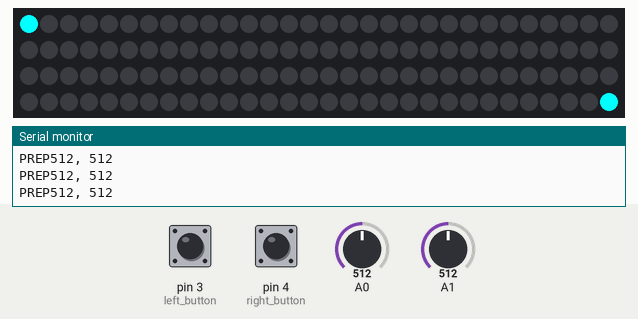
Recording of a sketch running on a simulated Arduino Uno, built with avr-gcc and run on an emulated ATmega328P. On the bench: 120 RGB LEDs in strip order, left to right, continuing on the next row, the last lines printed to the serial monitor. The test bench sets the inputs (shaded band); at power-on: pin 3 (left_button) HIGH, pin 4 (right_button) HIGH, A0 = 512, A1 = 512.

Above: at 0.93 s.
1.3 s: pin 3 (left_button) pulled LOW for 0.25 s
3.5 s: pin 4 (right_button) pulled LOW for 0.25 s
5.2 s: A0 set to 716
6.8 s: A1 set to 716
At 6.93 s:
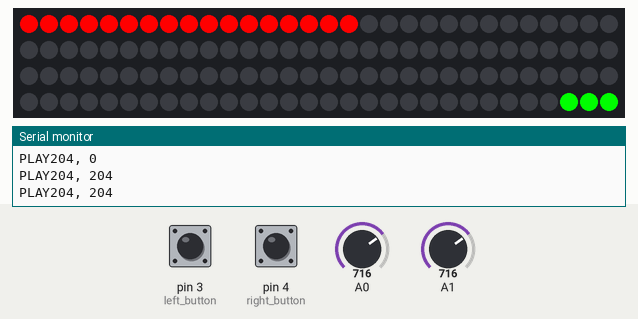
9.8 s: A0 set to 900
At 11.69 s:
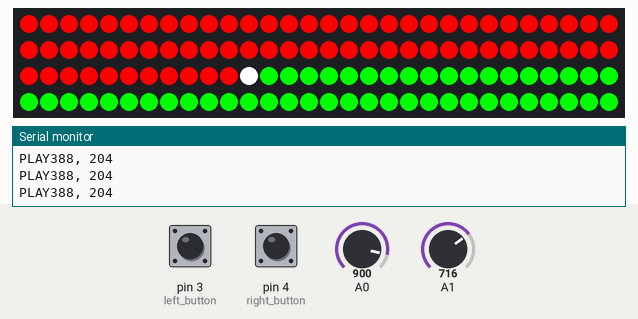
12.8 s: A1 set to 884
At 15.72 s:
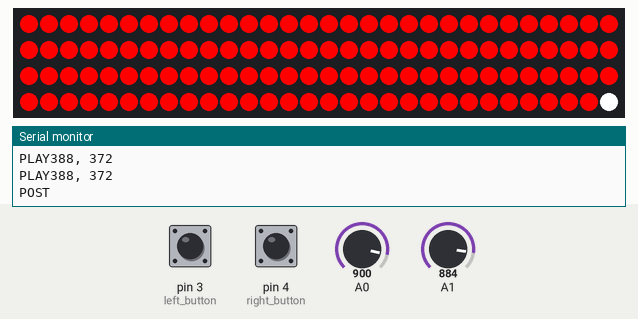

The sketch:

pushy.ino
```cpp
#include <Adafruit_NeoPixel.h>

Adafruit_NeoPixel strand( 120, 7, NEO_GRB+NEO_KHZ800);

int leftPixel = 0;    // index of left pixel
int leftSensor;       // input from left sensor
int leftNormal = 0;   // normal value for left player

int rightPixel = 119; // index of right pixel
int rightSensor;      // input from right sensor
int rightNormal = 0;  // normal value for right player

enum gameStates { PREP, PLAY, POST };
enum gameStates gameState = PREP; // game state

bool flashOn = 0; // flash indicator

void setup() {
  Serial.begin(9600);
  pinMode(3,INPUT); // left button
  pinMode(4, INPUT); // right button
  pinMode(7,OUTPUT); // lights
  strand.begin();
}

void loop() {

  // read sensor input
  leftSensor = analogRead(A0);
  rightSensor = analogRead(A1);

  Serial.print( leftSensor - leftNormal );
  Serial.print( ", " );
  Serial.print( rightSensor - rightNormal);
  Serial.print( "\n" );

  if(gameState == PREP) // game prep state
  {
    leftPixel = 0;
    rightPixel = 119;

    Serial.print("PREP");
    // set normal values with button presses
    if( digitalRead(3) == LOW ) leftNormal = leftSensor;
    if( digitalRead(4) == LOW) rightNormal = rightSensor;

    ledUpdate();

    // both buttons have been pressed, start game
    if(leftNormal != 0 && rightNormal != 0) gameState = PLAY;
  }
  else if (gameState == PLAY) // play state
  {
    Serial.print("PLAY");
    playerUpdate();
    ledUpdate();

    if(leftPixel == 119 || rightPixel == 0) gameState = POST;
  }
  else if (gameState == POST) // post game state
  {
    Serial.print("POST");
    ledUpdate();

    leftNormal = 0;
    rightNormal = 0;

    gameState = PREP;
  }

  strand.show();
  delay(200);
}
```

ledUpdate.ino
```cpp
void ledUpdate ( void ) {

  if(gameState == PREP)
  {
    // if a button has been pressed, stop flashing
    if(leftNormal != 0) strand.setPixelColor(0, 255, 0, 0);
    if(rightNormal != 0) strand.setPixelColor(119, 0, 255, 0);

    // flash pixels at each end
    if(flashOn)
    {
      if(leftNormal == 0) strand.setPixelColor( 0, 0, 0, 255 );
      if(rightNormal == 0) strand.setPixelColor( 119, 0, 0, 255);
      flashOn = 0;
    } else  {
      if(leftNormal == 0) strand.setPixelColor( 0, 0, 255, 255 );
      if(rightNormal == 0) strand.setPixelColor(119, 0, 255, 255);
      flashOn = 1;
    }

    for(int i = 1; i < 119; ++i) strand.setPixelColor(i, 0, 0, 0);
  }
  else if (gameState == PLAY)
  {
    for(int i = 0; i <= leftPixel; ++i) { strand.setPixelColor(i, 255, 0, 0); } // left player
    for(int i = 119; i >= rightPixel; --i) { strand.setPixelColor(i, 0, 255, 0); } // right player

    if(leftPixel == rightPixel) { strand.setPixelColor(leftPixel, 255, 255, 255); } // white pixel where left and right meet
    for(int i = leftPixel + 1; i < rightPixel; ++i) { strand.setPixelColor(i, 0, 0, 0); } // clear middle pixels
  }
  else if (gameState == POST)
  {
    for(int i = 0; i < 6; ++i)
    {
      if(flashOn)
      {
        if(leftPixel == 119) //left side wins
        {
          for(int j = 0; j < 119; ++j) strand.setPixelColor(j, 255, 0, 0);
        }
        else if (rightPixel == 0) //right side wins
        {
          for(int j = 0; j < 119; ++j) strand.setPixelColor(j, 0, 255, 0);
        }
        flashOn = 0;
      }
      else
      {
        for(int j = 0; j < 119; ++j) strand.setPixelColor(j, 0, 0, 0);
        flashOn = 1;
      }
      strand.show();
      delay(400);
    }
  }
}
```

playerUpdate.ino
```cpp
void playerUpdate( void ) {

  int leftPlayer = leftSensor - leftNormal;
  int rightPlayer = rightSensor - rightNormal;

  // update left player
  if( leftPlayer < 100 ) { leftPixel = max(leftPixel - 1, 0 ); }
  else {
    if( leftPlayer > 100 ) { leftPixel = min(leftPixel + 1, 119); }
    if( leftPlayer > 200 ) { leftPixel = min(leftPixel + 1, 119); }
    if( leftPlayer > 250 ) { leftPixel = min(leftPixel + 1, 119); }
  }

  // update right player
  if( rightPlayer < 100 ) { rightPixel = min(rightPixel +1, 119); }
  else {
    if( rightPlayer > 100 ) { rightPixel = max(rightPixel - 1, 0); }
    if( rightPlayer > 200 ) { rightPixel = max(rightPixel - 1, 0); }
    if( rightPlayer > 250 ) { rightPixel = max(rightPixel - 1, 0); }
  }

  //
  if( leftPixel >= rightPixel ) {
    leftPlayer > rightPlayer ? rightPixel = leftPixel : leftPixel = rightPixel;
  }
}
```
